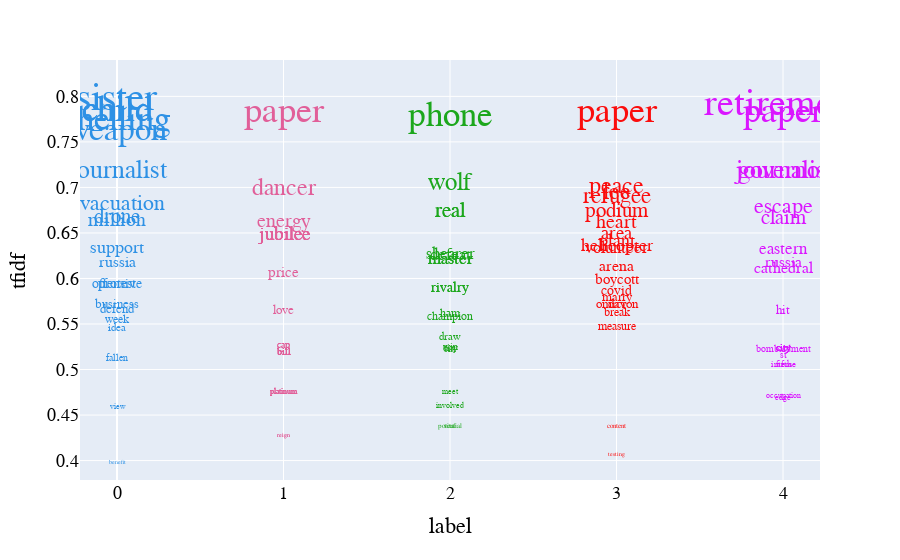

The notebook cell this image was saved under:
### Code cell
visualize_clusters(viz_data)

### Figure 1 — Plotly figure (JSON) as saved in the notebook; plotly's stock layout.template omitted (floating-point values rounded to 4 significant figures)
{"data": [{"customdata": [["shelling"], ["journalist"], ["benefit"], ["child"], ["week"], ["support"], ["offensive"], ["defend"], ["protest"], ["evacuation"], ["idea"], ["sister"], ["view"], ["drone"], ["child"], ["russia"], ["million"], ["weapon"], ["business"], ["fallen"], ["dancer"], ["jubilee"], ["love"], ["jubilee"], ["platinum"], ["platinum"], ["bill"], ["bill"], ["jubilee"], ["bill"], ["paper"], ["bill"], ["price"], ["cap"], ["energy"], ["platinum"], ["reign"], ["jubilee"], ["cap"], ["reign"], ["city"], ["six"], ["rivalry"], ["potential"], ["draw"], ["shearer"], ["master"], ["defeat"], ["meet"], ["phone"], ["rivalry"], ["wolf"], ["involved"], ["ham"], ["master"], ["vital"], ["real"], ["win"], ["real"], ["champion"], ["omicron"], ["covid"], ["arena"], ["content"], ["testing"], ["day"], ["podium"], ["refugee"], ["volunteer"], ["measure"], ["break"], ["helicopter"], ["peace"], ["boycott"], ["plant"], ["paper"], ["marry"], ["heart"], ["lee"], ["area"], ["retirement"], ["st"], ["eastern"], ["cathedral"], ["journalist"], ["escape"], ["bombardment"], ["governor"], ["city"], ["city"], ["fifth"], ["city"], ["intense"], ["edge"], ["city"], ["occupation"], ["paper"], ["claim"], ["russia"], ["hit"]], "hovertemplate": "label=%{marker.color}<br>tfidf=%{y}<br>word=%{customdata[0]}<extra></extra>", "legendgroup": "", "marker": {"color": [0, 0, 0, 0, 0, 0, 0, 0, 0, 0, 0, 0, 0, 0, 0, 0, 0, 0, 0, 0, 1, 1, 1, 1, 1, 1, 1, 1, 1, 1, 1, 1, 1, 1, 1, 1, 1, 1, 1, 1, 2, 2, 2, 2, 2, 2, 2, 2, 2, 2, 2, 2, 2, 2, 2, 2, 2, 2, 2, 2, 3, 3, 3, 3, 3, 3, 3, 3, 3, 3, 3, 3, 3, 3, 3, 3, 3, 3, 3, 3, 4, 4, 4, 4, 4, 4, 4, 4, 4, 4, 4, 4, 4, 4, 4, 4, 4, 4, 4, 4], "coloraxis": "coloraxis", "symbol": "circle"}, "mode": "text", "name": "", "orientation": "v", "showlegend": false, "text": ["shelling", "journalist", "benefit", "child", "week", "support", "offensive", "defend", "protest", "evacuation", "idea", "sister", "view", "drone", "child", "russia", "million", "weapon", "business", "fallen", "dancer", "jubilee", "love", "jubilee", "platinum", "platinum", "bill", "bill", "jubilee", "bill", "paper", "bill", "price", "cap", "energy", "platinum", "reign", "jubilee", "cap", "reign", "city", "six", "rivalry", "potential", "draw", "shearer", "master", "defeat", "meet", "phone", "rivalry", "wolf", "involved", "ham", "master", "vital", "real", "win", "real", "champion", "omicron", "covid", "arena", "content", "testing", "day", "podium", "refugee", "volunteer", "measure", "break", "helicopter", "peace", "boycott", "plant", "paper", "marry", "heart", "lee", "area", "retirement", "st", "eastern", "cathedral", "journalist", "escape", "bombardment", "governor", "city", "city", "fifth", "city", "intense", "edge", "city", "occupation", "paper", "claim", "russia", "hit"], "textfont": {"color": ["#2E91E5", "#2E91E5", "#2E91E5", "#2E91E5", "#2E91E5", "#2E91E5", "#2E91E5", "#2E91E5", "#2E91E5", "#2E91E5", "#2E91E5", "#2E91E5", "#2E91E5", "#2E91E5", "#2E91E5", "#2E91E5", "#2E91E5", "#2E91E5", "#2E91E5", "#2E91E5", "#E15F99", "#E15F99", "#E15F99", "#E15F99", "#E15F99", "#E15F99", "#E15F99", "#E15F99", "#E15F99", "#E15F99", "#E15F99", "#E15F99", "#E15F99", "#E15F99", "#E15F99", "#E15F99", "#E15F99", "#E15F99", "#E15F99", "#E15F99", "#1CA71C", "#1CA71C", "#1CA71C", "#1CA71C", "#1CA71C", "#1CA71C", "#1CA71C", "#1CA71C", "#1CA71C", "#1CA71C", "#1CA71C", "#1CA71C", "#1CA71C", "#1CA71C", "#1CA71C", "#1CA71C", "#1CA71C", "#1CA71C", "#1CA71C", "#1CA71C", "#FB0D0D", "#FB0D0D", "#FB0D0D", "#FB0D0D", "#FB0D0D", "#FB0D0D", "#FB0D0D", "#FB0D0D", "#FB0D0D", "#FB0D0D", "#FB0D0D", "#FB0D0D", "#FB0D0D", "#FB0D0D", "#FB0D0D", "#FB0D0D", "#FB0D0D", "#FB0D0D", "#FB0D0D", "#FB0D0D", "#DA16FF", "#DA16FF", "#DA16FF", "#DA16FF", "#DA16FF", "#DA16FF", "#DA16FF", "#DA16FF", "#DA16FF", "#DA16FF", "#DA16FF", "#DA16FF", "#DA16FF", "#DA16FF", "#DA16FF", "#DA16FF", "#DA16FF", "#DA16FF", "#DA16FF", "#DA16FF"], "size": [35, 26, 6, 37, 12, 18, 14, 13, 14, 22, 11, 39, 8, 21, 37, 16, 20, 33, 13, 10, 24, 19, 13, 19, 8, 8, 10, 10, 19, 10, 36, 10, 15, 10, 20, 8, 6, 19, 10, 6, 10, 10, 14, 7, 11, 17, 17, 17, 8, 35, 14, 25, 8, 12, 17, 7, 21, 10, 21, 12, 13, 14, 16, 7, 6, 13, 21, 23, 17, 12, 12, 18, 24, 15, 18, 36, 13, 20, 24, 19, 38, 10, 17, 16, 26, 22, 10, 26, 10, 10, 9, 10, 9, 8, 10, 8, 36, 21, 16, 13]}, "textposition": "bottom center", "type": "scatter", "x": [0, 0, 0, 0, 0, 0, 0, 0, 0, 0, 0, 0, 0, 0, 0, 0, 0, 0, 0, 0, 1, 1, 1, 1, 1, 1, 1, 1, 1, 1, 1, 1, 1, 1, 1, 1, 1, 1, 1, 1, 2, 2, 2, 2, 2, 2, 2, 2, 2, 2, 2, 2, 2, 2, 2, 2, 2, 2, 2, 2, 3, 3, 3, 3, 3, 3, 3, 3, 3, 3, 3, 3, 3, 3, 3, 3, 3, 3, 3, 3, 4, 4, 4, 4, 4, 4, 4, 4, 4, 4, 4, 4, 4, 4, 4, 4, 4, 4, 4, 4], "xaxis": "x", "y": [0.7914, 0.7322, 0.4017, 0.8033, 0.5614, 0.6433, 0.6009, 0.5725, 0.6013, 0.6937, 0.5517, 0.8169, 0.4633, 0.6778, 0.8033, 0.6258, 0.6746, 0.7796, 0.5788, 0.5176, 0.7114, 0.6584, 0.5716, 0.6584, 0.4793, 0.4793, 0.5247, 0.5247, 0.6584, 0.5247, 0.802, 0.5247, 0.6145, 0.5315, 0.6734, 0.4793, 0.4308, 0.6584, 0.5315, 0.4308, 0.5286, 0.5271, 0.5972, 0.4415, 0.5415, 0.6355, 0.6297, 0.6347, 0.48, 0.796, 0.5972, 0.7183, 0.4641, 0.5678, 0.6297, 0.441, 0.6849, 0.5294, 0.6849, 0.5642, 0.5778, 0.5935, 0.6214, 0.4416, 0.4096, 0.5787, 0.6846, 0.7014, 0.6417, 0.5538, 0.5691, 0.6453, 0.7132, 0.6064, 0.6509, 0.802, 0.5865, 0.6715, 0.7076, 0.6587, 0.8113, 0.5206, 0.6412, 0.6196, 0.7322, 0.6905, 0.5271, 0.7319, 0.5286, 0.5286, 0.5103, 0.5286, 0.5104, 0.4732, 0.5286, 0.4748, 0.802, 0.6772, 0.6258, 0.572], "yaxis": "y"}], "layout": {"coloraxis": {"colorbar": {"title": {"text": "label"}}, "colorscale": [[0, "#0d0887"], [0.1111, "#46039f"], [0.2222, "#7201a8"], [0.3333, "#9c179e"], [0.4444, "#bd3786"], [0.5556, "#d8576b"], [0.6667, "#ed7953"], [0.7778, "#fb9f3a"], [0.8889, "#fdca26"], [1, "#f0f921"]]}, "font": {"color": "black", "family": "Courier New, monospace", "size": 18}, "legend": {"tracegroupgap": 0}, "margin": {"t": 60}, "xaxis": {"anchor": "y", "domain": [0, 1], "dtick": 1, "tick0": 0, "tickmode": "linear", "title": {"text": "label"}}, "yaxis": {"anchor": "x", "domain": [0, 1], "dtick": 0.05, "tick0": 0, "tickmode": "linear", "title": {"text": "tfidf"}}}}
